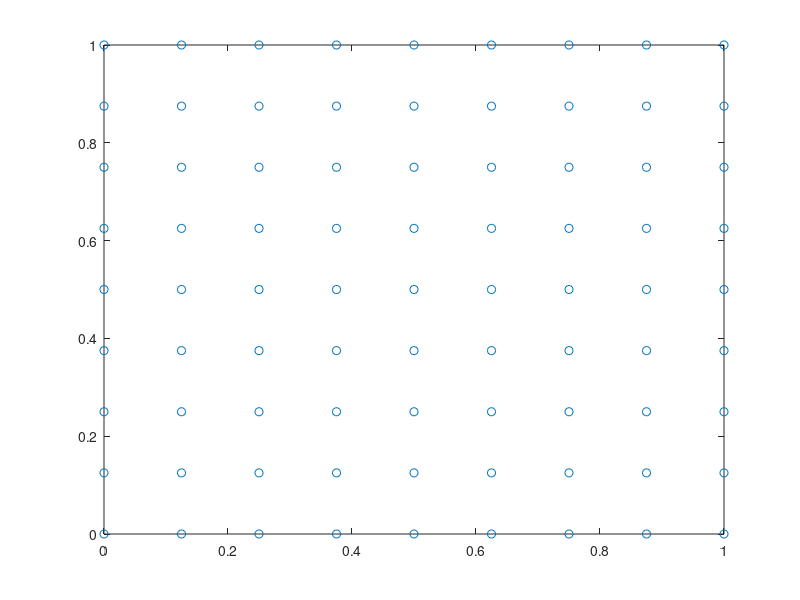

Write MATLAB code to recreate this figure. (Note: this script raises an error after producing the figure.)
%Driver to test codes
L=1;
N=8;
h=L/N;
[Y,X]=meshgrid(0:h:L);
nodes=[X(:),Y(:)];
ref=1:(N+1)^2;
idx0=logical(mod(ref',(N+1)));
idx1=idx0;
idx1((N+1)^2-N:(N+1)^2)=0;
idx2=circshift(idx0,1);
idx2((N+1)^2-N:(N+1)^2)=0;
idx3=circshift(idx0,1);
idx3(1:N+1)=0;
idx4=idx0;
idx4(1:N+1)=0;
elements=zeros(N^2,4);
elements(:,1)=ref(idx1);
elements(:,2)=ref(idx2);
elements(:,3)=ref(idx3);
elements(:,4)=ref(idx4);
idxDir=(nodes(:,1)<eps|nodes(:,1)>L-eps|nodes(:,2)<eps|nodes(:,2)>L-eps);
nDir=ref(idxDir);
gD=@(x,y) x.*y;
dirichlet=[nDir',gD(nodes(nDir',1),nodes(nDir',2))];
plot(nodes(:,1),nodes(:,2),'o')

kappa=1;
r=@(x,y) 0;
uh=FE2DNonzeroDirichlet(nodes,elements,dirichlet,kappa,r);
uex=@(x,y) x.*y;
uexact=uex(nodes(:,1),nodes(:,2));

%Plotting
trisurf(elements, nodes(:,1), nodes(:,2), uh, ...
'EdgeColor', 'interp', 'FaceColor', 'interp' );
xlabel('x') ; ylabel('y');
title('Temperature Plot (K)')
colorbar('location','eastoutside')

err=(1/length(uh))*norm(uh-uexact);
L2err=L2error(uh,uex,nodes,elements);